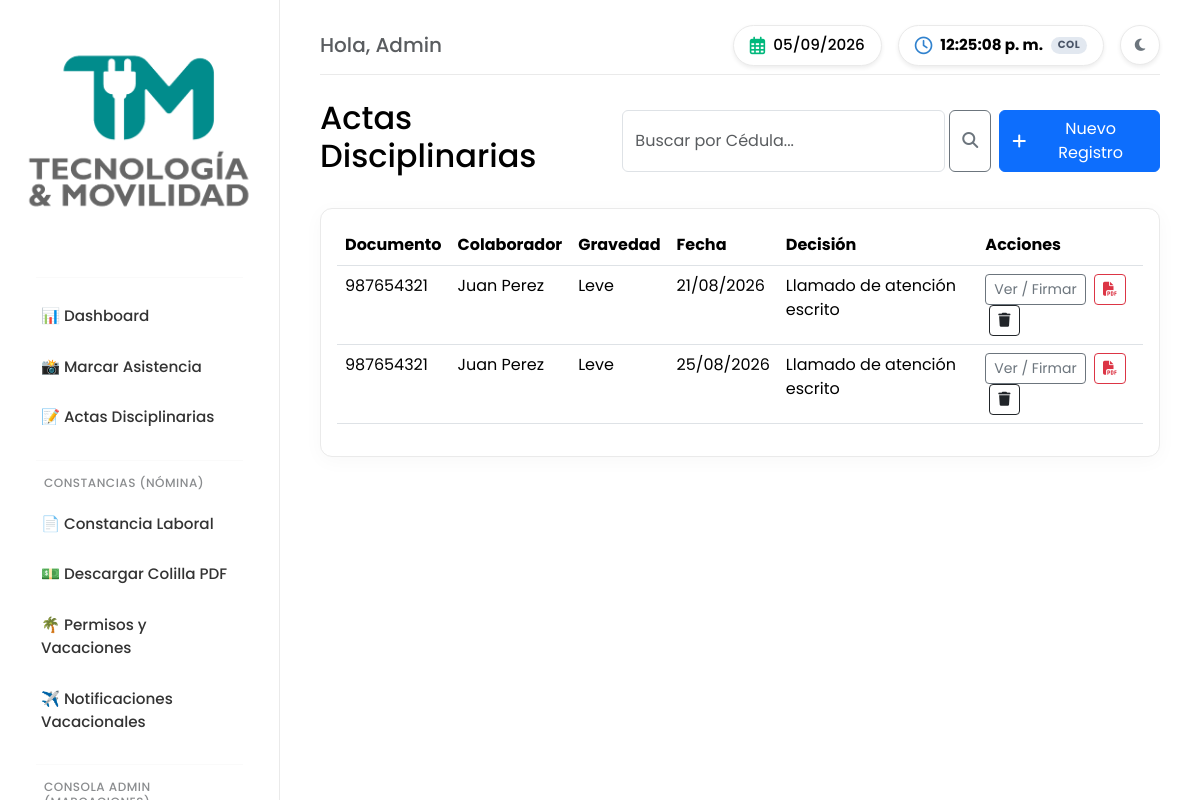
Page /acts/ (signed in) on the committed database.
### apps/users/models.py (models this page shows, shortened)
class User(AbstractUser):
    username = None
    document_number = models.CharField('Número de Documento', max_length=20, unique=True)
    role = models.CharField('Rol/Perfil', max_length=20, choices=Role.choices, default=Role.COLABORADOR)
    signature = models.ImageField('Firma Digital', upload_to='secure/signatures/', blank=True, null=True)
    contact_number = models.CharField('Número de Contacto', max_length=20, blank=True)
    birth_date = models.DateField('Fecha de Nacimiento', null=True, blank=True)
    hire_date = models.DateField('Fecha de Ingreso', null=True, blank=True)
    salary = models.DecimalField('Salario', max_digits=12, decimal_places=2, null=True, blank=True)
    emergency_contact = models.CharField('Contacto de Emergencia', max_length=100, blank=True)
    emergency_contact_number = models.CharField('Número Contacto Emergencia', max_length=20, blank=True)
    position = models.ForeignKey('organization.Position', on_delete=models.SET_NULL, null=True, blank=True, verbose_name='Cargo')
    area = models.ForeignKey('organization.Area', on_delete=models.SET_NULL, null=True, blank=True, verbose_name='Área')
    manager = models.ForeignKey('self', on_delete=models.SET_NULL, null=True, blank=True, related_name='subordinates', verbose_name='Jefe Inmediato')
    history = HistoricalRecords()
    USERNAME_FIELD = 'document_number'
    REQUIRED_FIELDS = ['first_name', 'last_name']
    objects = UserManager()
    class Meta:
        verbose_name = 'Usuario / Colaborador'
        verbose_name_plural = 'Usuarios / Colaboradores'

### apps/hr/models.py (models this page shows, shortened)
class DisciplinaryAct(models.Model):
    user = models.ForeignKey('users.User', on_delete=models.CASCADE, related_name='disciplinary_acts')
    date_created = models.DateTimeField('Fecha de Creación', auto_now_add=True)
    severity = models.CharField('Tipo de Falta', max_length=20, choices=FaultSeverity.choices)
    description = models.TextField('Descripción Detallada del Hecho')
    employee_defense = models.TextField('Descargos del Colaborador', blank=True)
    decision = models.CharField('Decisión', max_length=100, default='Llamado de atención escrito')
    employee_signature = models.ImageField('Firma del Colaborador', upload_to='secure/acts/employee_signatures/', null=True, blank=True)
    manager_signature = models.ImageField('Firma del Jefe Inmediato', upload_to='secure/acts/manager_signatures/', null=True, blank=True)
    document_pdf = models.FileField('Acta en PDF', upload_to='secure/acts/documents/', null=True, blank=True)
    class Meta:
        verbose_name = 'Acta Disciplinaria'
        verbose_name_plural = 'Actas Disciplinarias'
    def get_row_values(self):
        return [self.user.document_number, self.user.get_full_name(), self.get_severity_display(), self.date_created.strftime('%d/%m/%Y'), self.decision]

### core/views.py (the view)
# urls.py: path('acts/', core_views.ActListView.as_view(), name='acts_list'),
class ActListView(LoginRequiredMixin, ListView):
    model = DisciplinaryAct
    template_name = 'crud/list.html'
    context_object_name = 'objects'
    def get_queryset(self):
        qs = super().get_queryset()
        if self.request.user.role not in ['ADMIN', 'JEFE'] and not self.request.user.is_superuser:
            qs = qs.filter(user=self.request.user)
        q = self.request.GET.get('q')
        if q:
            qs = qs.filter(user__document_number__icontains=q)
        return qs
    def get_context_data(self, **kwargs):
        ctx = super().get_context_data(**kwargs)
        ctx['title'], ctx['headers'] = 'Actas Disciplinarias', ['Documento', 'Colaborador', 'Gravedad', 'Fecha', 'Decisión']
        if self.request.user.role in ['ADMIN', 'JEFE'] or self.request.user.is_superuser:
            ctx['create_url'] = 'acts_create'
            ctx['search_enabled'] = True
            ctx['delete_url_name'] = 'acts_delete'
        else:
            ctx['create_url'] = None
            ctx['search_enabled'] = False
        ctx['update_url'] = 'acts_update'
        ctx['pdf_url_name'] = 'act_pdf'
        return ctx

### templates/crud/list.html (shortened to what this page needs)
{% extends 'base.html' %}
{% block content %}
<div class="d-flex justify-content-between align-items-center mb-4">
    <h2>{{ title }}</h2>
    <div class="d-flex gap-2">
        {% if search_enabled %}
        <form method="get" class="d-flex">
            <input type="text" name="q" class="form-control" placeholder="Buscar por Cédula..." value="{{ request.GET.q }}">
            <button type="submit" class="btn btn-outline-secondary ms-1"><i class="fas fa-search"></i></button>
        </form>
        {% endif %}
        {% if create_url %}
        <a href="{% url create_url %}" class="btn btn-primary d-flex align-items-center gap-2"><i class="fas fa-plus"></i> Nuevo Registro</a>
        {% endif %}
    </div>
</div>
<div class="card shadow-sm">
    <div class="card-body">
        <table class="table table-hover">
            <thead>
                <tr>
                    {% for header in headers %}
                    <th>{{ header }}</th>
                    {% endfor %}
                    <th>Acciones</th>
                </tr>
            </thead>
            <tbody>
                {% for obj in objects %}
                <tr>
                    {% for value in obj.get_row_values %}
                    <td>{{ value }}</td>
                    {% endfor %}
                    <td>
                        {% if update_url %}
                        <a href="{% url update_url obj.pk %}" class="btn btn-sm btn-outline-secondary">
                            {% if title == 'Actas Disciplinarias' %}Ver / Firmar{% else %}Editar{% endif %}
                        </a>
                        {% endif %}
                        {% if pdf_url_name %}
                        <a href="{% url pdf_url_name obj.pk %}" class="btn btn-sm btn-outline-danger ms-1" title="Descargar PDF">
                            <i class="fas fa-file-pdf"></i>
                        </a>
                        {% endif %}
                        {% if delete_url_name %}
                        <a href="{% url delete_url_name obj.pk %}" class="btn btn-sm btn-outline-dark ms-1" title="Eliminar">
                            <i class="fas fa-trash"></i>
                        </a>
                        {% endif %}
                    </td>
                </tr>
                {% empty %}
                <tr>
                    <td colspan="100%" class="text-center">No hay registros disponibles.</td>
                </tr>
                {% endfor %}
            </tbody>
        </table>
    </div>
</div>
{% endblock %}

### templates/base.html (shortened to what this page needs)
{% load static %}
<!DOCTYPE html>
<html lang="es">
<head>
    <link href="https://cdn.jsdelivr.net/npm/bootstrap@5.3.0/dist/css/bootstrap.min.css" rel="stylesheet">
    <link rel="stylesheet" href="https://cdnjs.cloudflare.com/ajax/libs/font-awesome/6.4.0/css/all.min.css">
</head>
<body>
    <div class="d-flex w-100">
        {% if user.is_authenticated %}
        <div class="sidebar offcanvas-lg offcanvas-start p-3" tabindex="-1" id="sidebarMenu" style="width: 280px; flex-shrink: 0;">
            <div class="offcanvas-body d-flex flex-column p-0">
                <div class="text-center mb-3">
                    <img src="{% static 'img/logo.png' %}" alt="Logo TM" style="max-width: 100%; height: auto;">
                </div>
                <hr>
                <a href="{% url 'dashboard' %}">📊 Dashboard</a>
                <a href="{% url 'attendance:mark' %}">📸 Marcar Asistencia</a>
                <a href="{% url 'acts_list' %}">📝 Actas Disciplinarias</a>
                <hr>
                <h6 class="px-2 text-muted">Constancias (Nómina)</h6>
                <a href="{% url 'certificate_labor' %}">📄 Constancia Laboral</a>
                <a href="{% url 'download_payroll' %}">💵 Descargar Colilla PDF</a>
                <a href="{% url 'permissions_list' %}">🌴 Permisos y Vacaciones</a>
                <a href="{% url 'vacations_notify_list' %}">✈️ Notificaciones Vacacionales</a>
                {% if user.role == 'ADMIN' or user.role == 'JEFE' or user.is_superuser %}
                <hr>
                <h6 class="px-2 text-muted">Consola Admin (Marcaciones)</h6>
                {% endif %}
            </div>
        </div>
        {% endif %}
        <div class="content flex-grow-1" style="min-width: 0;">
            {% if user.is_authenticated %}
            <div class="d-flex justify-content-between align-items-center mb-4 pb-2 border-bottom">
                <div class="d-flex align-items-center gap-3">
                    <h5 class="m-0 text-muted d-none d-sm-block">Hola, {{ user.first_name }}</h5>
                </div>
                <div class="d-flex align-items-center gap-3 top-bar-capsules">
                    <div class="d-flex align-items-center px-3 py-2 rounded-pill shadow-sm" style="background: var(--clock-bg); border: 1px solid var(--border-color);">
                        <i class="far fa-calendar-alt" style="color: #00b87c; font-size: 1.1rem; margin-right: 8px;"></i>
                        <span id="live-date" class="fw-medium" style="font-size: 0.95rem; color: var(--bs-body-color);">--/--/----</span>
                    </div>
                    <div class="d-flex align-items-center px-3 py-2 rounded-pill shadow-sm" style="background: var(--clock-bg); border: 1px solid var(--border-color);">
                        <i class="far fa-clock" style="color: #3182ce; font-size: 1.1rem; margin-right: 8px;"></i>
                        <span id="live-time" class="fw-bold" style="font-size: 0.95rem; color: var(--bs-body-color); font-variant-numeric: tabular-nums;">--:--:--</span>
                        <span class="badge ms-2 rounded-pill" style="background: #e2e8f0; color: #4a5568; font-size: 0.65rem; letter-spacing: 0.5px;">COL</span>
                    </div>
                    <button id="themeToggle" class="btn btn-outline-secondary btn-sm rounded-circle d-flex align-items-center justify-content-center shadow-sm" style="width: 40px; height: 40px; transition: all 0.3s; background: var(--clock-bg); border-color: var(--border-color);">
                    </button>
                </div>
            </div>
            {% endif %}
            {% block content %}{% endblock %}
        </div>
    </div>
</body>
</html>

### templates/base.html (style rules this page uses)
:root[data-bs-theme="light"] { --bs-body-bg: #ffffff; --bs-body-color: #000000; --sidebar-bg: #f8f9fa; --sidebar-border: #eaeaea; --sidebar-text: #333333; --sidebar-hover: #e9ecef; --card-border: #eaeaea; --card-shadow: 0 4px 20px rgba(0,0,0,0.03); --border-color: #eaeaea; --clock-bg: #ffffff; }
body { font-family: 'Poppins', sans-serif; background-color: var(--bs-body-bg); color: var(--bs-body-color); transition: background-color 0.3s ease, color 0.3s ease; }
.sidebar { background-color: var(--sidebar-bg); border-right: 1px solid var(--sidebar-border); transition: all 0.3s ease; }
@media (min-width: 992px) { .sidebar { height: 100vh; position: sticky !important; top: 0; overflow-y: auto; } }
.sidebar a { color: var(--sidebar-text); text-decoration: none; padding: 12px 15px; display: block; border-radius: 8px; margin: 0 10px 4px 10px; font-weight: 500; font-size: 0.95rem; transition: all 0.2s ease; }
.sidebar hr { border-color: var(--sidebar-border); margin: 15px 20px; }
.sidebar h6 { font-size: 0.75rem; text-transform: uppercase; letter-spacing: 0.5px; margin-left: 20px; margin-bottom: 10px; color: var(--sidebar-text); opacity: 0.7; }
.card { background-color: var(--bs-body-bg) !important; border: 1px solid var(--card-border) !important; box-shadow: var(--card-shadow) !important; border-radius: 12px !important; transition: all 0.3s ease; }
.border-bottom { border-color: var(--border-color) !important; }
.table { color: var(--bs-body-color); }
.content { padding: 25px; max-width: 100vw; }
@media (min-width: 992px) { .content { padding: 25px 40px; } }

### rows in the picture
User: first_name "Admin"
DisciplinaryAct: get_row_values "Juan Perez" "Leve" "21/08/2026" "Llamado de atención escrito"
User: get_row_values "987654321" "987654321"
DisciplinaryAct: get_row_values "Juan Perez" "Leve" "25/08/2026" "Llamado de atención escrito"

### other values in the picture
{{ title }} "Actas Disciplinarias"
{{ header }} "Documento" "Colaborador" "Gravedad" "Fecha" "Decisión"
